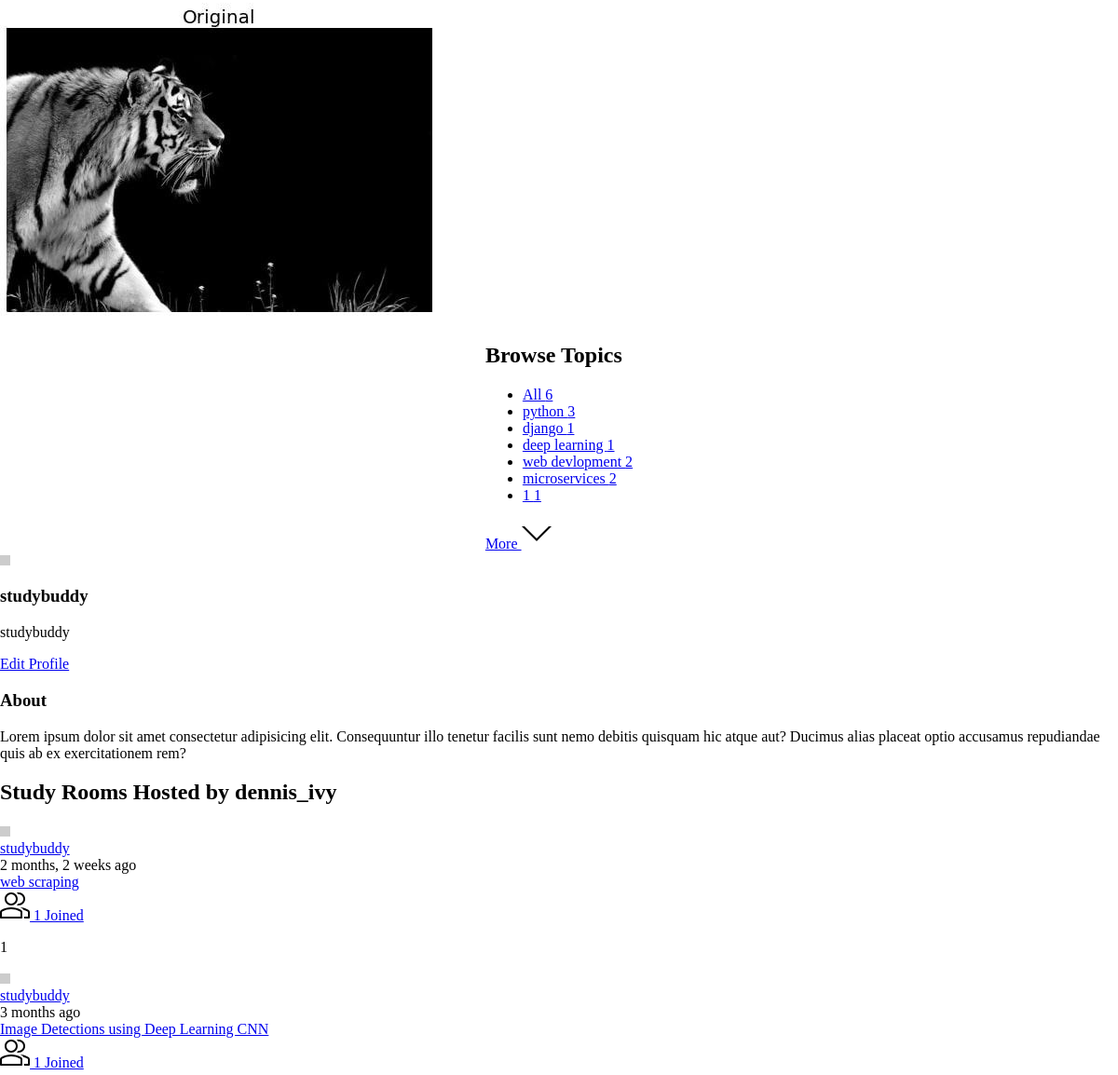
Page /profile/1/ (middle part) on the earlier database version.
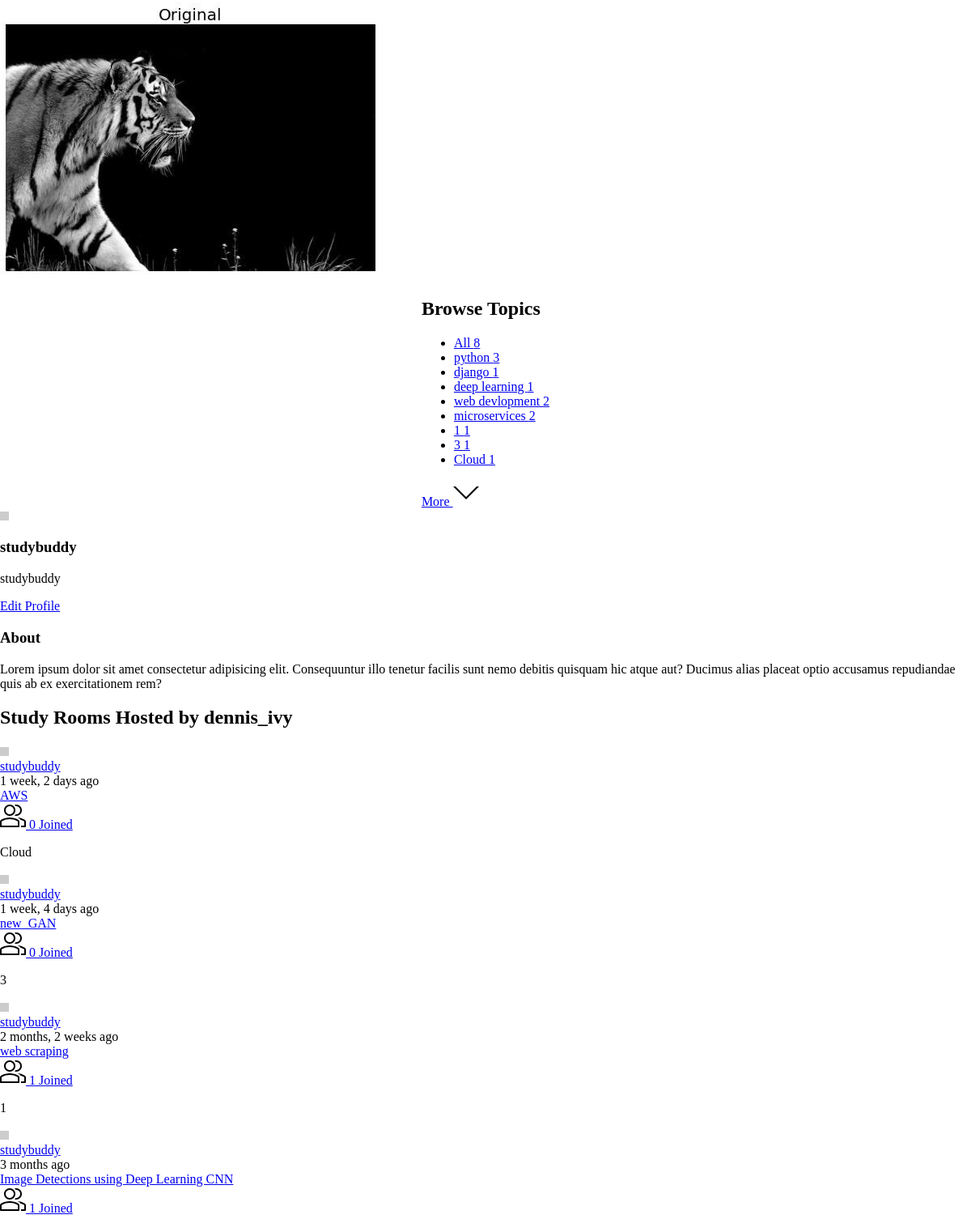
Same page on the later database version.
### base/models.py (models this page shows, shortened)
class Topic(models.Model):
    name=models.CharField(max_length=200)

class Room(models.Model):
    host=models.ForeignKey(User,on_delete=models.SET_NULL,null=True)
    topic=models.ForeignKey(Topic,on_delete=models.SET_NULL,null=True)
    name = models.CharField(max_length=200)
    description = models.TextField(null=True,blank=True)
    participants = models.ManyToManyField(User,related_name='participants',blank=True)
    updated = models.DateTimeField(auto_now=True)
    created = models.DateTimeField(auto_now_add=True)
    class Meta:
        ordering=['-updated','-created']

### base/views.py (the view)
# urls.py: path('profile/<str:pk>/',views.userProfile,name='user-profile'),
def userProfile(request,pk):
    user=User.objects.get(id=pk)
    rooms=user.room_set.all()
    room_message=user.message_set.all()
    topics=Topic.objects.all()
    context={'user':user,'rooms':rooms,'room_message':room_message,'topics':topics}
    return render(request,'profile.html',context)

### templates/profile.html (shortened to what this page needs)
{% extends 'main.html' %}
{% block content %}
<body>
  <main class="profile-page layout layout--3">
    <div class="container">
    {% include 'topics_component.html' %}
      <div class="roomList">
        <div class="profile">
          <div class="profile__avatar">
            <div class="avatar avatar--large active">
              <img src="https://randomuser.me/api/portraits/men/11.jpg" />
            </div>
          </div>
          <div class="profile__info">
            <h3>{{user.username}}</h3>
            <p>{{user.username}}</p>
            <a href="edit-user.html" class="btn btn--main btn--pill">Edit Profile</a>
          </div>
          <div class="profile__about">
            <h3>About</h3>
            <p>
              Lorem ipsum dolor sit amet consectetur adipisicing elit. Consequuntur illo tenetur
              facilis sunt nemo debitis quisquam hic atque aut? Ducimus alias placeat optio
              accusamus repudiandae quis ab ex exercitationem rem?
            </p>
          </div>
        </div>
        <div class="roomList__header">
          <div>
            <h2>Study Rooms Hosted by dennis_ivy</a>
            </h2>
          </div>
        </div>
        {% include 'feed_component.html' %}
      </div>
    </div>
  </main>
{% endblock content %}

### templates/topics_component.html
<div class="topics">
    <div class="topics__header">
      <h2>Browse Topics</h2>
    </div>
    <ul class="topics__list">
      <li>
        <a href="{% url 'home' %}" class="active">All <span>{{topics.count}}</span></a>
      </li>
      {% for topic in topics %}
      <li>
        <a href="{% url 'home'%}?q={{topic.name}}">{{topic.name}} <span>{{topic.room_set.all.count}}</span></a>
      </li>
      {% endfor %}
    </ul>
    <a class="btn btn--link" href="{% url 'topics' %}">
      More
      <svg version="1.1" xmlns="http://www.w3.org/2000/svg" width="32" height="32" viewBox="0 0 32 32">
        <title>chevron-down</title>
        <path d="M16 21l-13-13h-3l16 16 16-16h-3l-13 13z"></path>
      </svg>
    </a>
  </div>

### templates/feed_component.html (shortened to what this page needs)
{% for room in rooms %}
<div class="roomListRoom">
    <div class="roomListRoom__header">
      <a href="{% url 'user-profile' room.host.id %}" class="roomListRoom__author">
        <div class="avatar avatar--small">
          <img src="https://randomuser.me/api/portraits/women/11.jpg" />
        </div>
        <span>{{room.host.username}}</span>
      </a>
      <div class="roomListRoom__actions">
        <span>{{room.created|timesince}} ago</span>
      </div>
    </div>
    <div class="roomListRoom__content">
      <a href="{% url 'room' room.id %}">{{room.name}}</a>
    </div>
    <div class="roomListRoom__meta">
      <a href="{% url 'room' room.id %}" class="roomListRoom__joined">
        {{room.participants.all.count}} Joined
      </a>
      <p class="roomListRoom__topic">{{room.topic.name}}</p>
    </div>
  </div>
  {% endfor %}

Differences in the rows shown:
added Topic: name "3", room_set.all.count "1"
added Topic: name "Cloud", room_set.all.count "1"
added Room: host.username "studybuddy", created "1 week, 2 days", name "AWS", participants.all.count "0", topic.name "Cloud"
added Room: host.username "studybuddy", created "1 week, 4 days", name "new_GAN", participants.all.count "0", topic.name "3"
Other differences:
{{ topics.count }}: "6" → "8"
